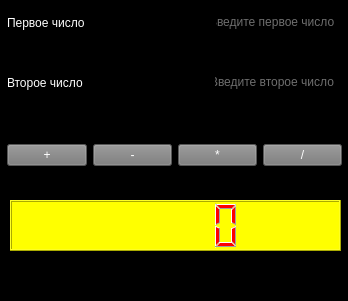
<?xml version="1.0" encoding="UTF-8"?>
<ui version="4.0">
 <class>MainWindow</class>
 <widget class="QMainWindow" name="MainWindow">
  <property name="geometry">
   <rect>
    <x>0</x>
    <y>0</y>
    <width>348</width>
    <height>301</height>
   </rect>
  </property>
  <property name="sizePolicy">
   <sizepolicy hsizetype="Fixed" vsizetype="Fixed">
    <horstretch>0</horstretch>
    <verstretch>0</verstretch>
   </sizepolicy>
  </property>
  <property name="minimumSize">
   <size>
    <width>348</width>
    <height>301</height>
   </size>
  </property>
  <property name="maximumSize">
   <size>
    <width>348</width>
    <height>301</height>
   </size>
  </property>
  <property name="windowTitle">
   <string>MainWindow</string>
  </property>
  <property name="styleSheet">
   <string notr="true">background-color: rgb(0, 0, 0);</string>
  </property>
  <widget class="QWidget" name="centralwidget">
   <widget class="QLCDNumber" name="lcdNumber">
    <property name="geometry">
     <rect>
      <x>10</x>
      <y>200</y>
      <width>331</width>
      <height>51</height>
     </rect>
    </property>
    <property name="styleSheet">
     <string notr="true">color: rgb(255, 0, 0);
background-color: yellow;

</string>
    </property>
   </widget>
   <widget class="QWidget" name="">
    <property name="geometry">
     <rect>
      <x>7</x>
      <y>-8</y>
      <width>331</width>
      <height>61</height>
     </rect>
    </property>
    <layout class="QHBoxLayout" name="horizontalLayout">
     <item>
      <widget class="QLabel" name="label">
       <property name="styleSheet">
        <string notr="true">color: rgb(255, 255, 255);</string>
       </property>
       <property name="text">
        <string>Первое число</string>
       </property>
      </widget>
     </item>
     <item>
      <spacer name="horizontalSpacer">
       <property name="orientation">
        <enum>Qt::Orientation::Horizontal</enum>
       </property>
       <property name="sizeHint" stdset="0">
        <size>
         <width>40</width>
         <height>20</height>
        </size>
       </property>
      </spacer>
     </item>
     <item>
      <widget class="QLineEdit" name="lineEdit">
       <property name="styleSheet">
        <string notr="true">color: rgb(110, 110, 110);</string>
       </property>
       <property name="text">
        <string>Введите первое число</string>
       </property>
      </widget>
     </item>
    </layout>
   </widget>
   <widget class="QWidget" name="">
    <property name="geometry">
     <rect>
      <x>7</x>
      <y>62</y>
      <width>331</width>
      <height>41</height>
     </rect>
    </property>
    <layout class="QHBoxLayout" name="horizontalLayout_2">
     <item>
      <widget class="QLabel" name="label_2">
       <property name="styleSheet">
        <string notr="true">color: rgb(255, 255, 255);</string>
       </property>
       <property name="text">
        <string>Второе число</string>
       </property>
      </widget>
     </item>
     <item>
      <spacer name="horizontalSpacer_2">
       <property name="orientation">
        <enum>Qt::Orientation::Horizontal</enum>
       </property>
       <property name="sizeHint" stdset="0">
        <size>
         <width>40</width>
         <height>20</height>
        </size>
       </property>
      </spacer>
     </item>
     <item>
      <widget class="QLineEdit" name="lineEdit_2">
       <property name="styleSheet">
        <string notr="true">color: rgb(110, 110, 110);</string>
       </property>
       <property name="text">
        <string>Введите второе число</string>
       </property>
      </widget>
     </item>
    </layout>
   </widget>
   <widget class="QWidget" name="">
    <property name="geometry">
     <rect>
      <x>7</x>
      <y>120</y>
      <width>335</width>
      <height>71</height>
     </rect>
    </property>
    <layout class="QHBoxLayout" name="horizontalLayout_3">
     <property name="spacing">
      <number>6</number>
     </property>
     <item>
      <widget class="QPushButton" name="pushButton">
       <property name="styleSheet">
        <string notr="true">color: rgb(255, 255, 255);
background-color: rgb(120, 120, 120);</string>
       </property>
       <property name="text">
        <string>+</string>
       </property>
      </widget>
     </item>
     <item>
      <widget class="QPushButton" name="pushButton_2">
       <property name="styleSheet">
        <string notr="true">color: rgb(255, 255, 255);
background-color: rgb(120, 120, 120);</string>
       </property>
       <property name="text">
        <string>-</string>
       </property>
      </widget>
     </item>
     <item>
      <widget class="QPushButton" name="pushButton_3">
       <property name="styleSheet">
        <string notr="true">color: rgb(255, 255, 255);
background-color: rgb(120, 120, 120);</string>
       </property>
       <property name="text">
        <string>*</string>
       </property>
      </widget>
     </item>
     <item>
      <widget class="QPushButton" name="pushButton_4">
       <property name="styleSheet">
        <string notr="true">color: rgb(255, 255, 255);
background-color: rgb(120, 120, 120);</string>
       </property>
       <property name="text">
        <string>/</string>
       </property>
      </widget>
     </item>
    </layout>
   </widget>
  </widget>
  <widget class="QMenuBar" name="menubar">
   <property name="geometry">
    <rect>
     <x>0</x>
     <y>0</y>
     <width>348</width>
     <height>22</height>
    </rect>
   </property>
  </widget>
  <widget class="QStatusBar" name="statusbar"/>
 </widget>
 <resources/>
 <connections/>
</ui>
